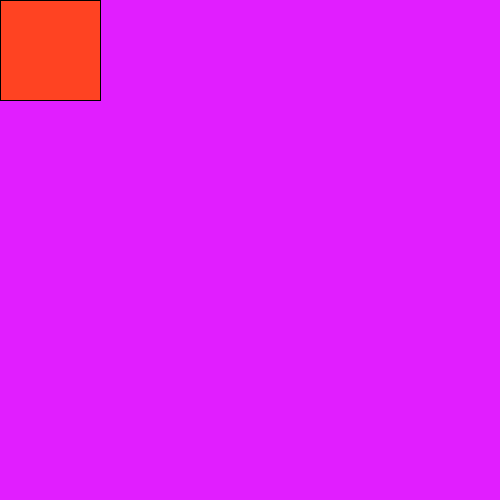
Frame 1 (no input)
Frame 60 (the mouse pressed at the canvas centre just before this capture): identical to frame 1, image omitted
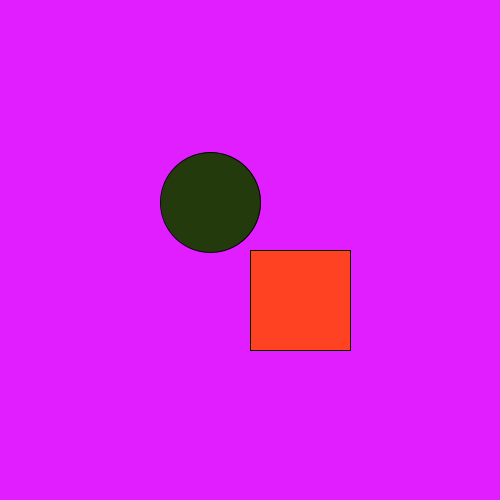
Frame 120 (the mouse held since frame 60 and released just before this capture)

The Processing sketch that drew these frames (run headless with seeded random() and noise(); from frame 60 on, the mouse is pressed at the canvas centre):

// Processing sketch: void_function
// ── void_function.pde
void setup(){
  
  background(225,30,255);
  size(500,500);
  
  
}


void draw (){
  
  background(225,30,255);
  mycoolfunction(mouseX,mouseY);
  
}

void mycoolfunction(float x,float y){
 
 fill(255,67,34);
 rect(x, y, 100,100);
 
 fill(34,random(255),12);
 ellipse(x-random(100),y-random(100),100,100);
 
 
 
 
  
  
}
